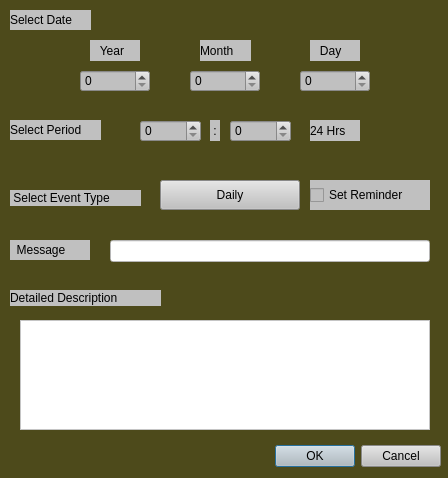
<?xml version="1.0" encoding="UTF-8"?>
<ui version="4.0">
 <class>memo_save</class>
 <widget class="QDialog" name="memo_save">
  <property name="geometry">
   <rect>
    <x>0</x>
    <y>0</y>
    <width>448</width>
    <height>478</height>
   </rect>
  </property>
  <property name="windowTitle">
   <string>Dialog</string>
  </property>
  <property name="styleSheet">
   <string notr="true">background-color:rgba(76, 73, 25, 0.91);</string>
  </property>
  <widget class="QDialogButtonBox" name="buttonBox">
   <property name="geometry">
    <rect>
     <x>40</x>
     <y>440</y>
     <width>401</width>
     <height>32</height>
    </rect>
   </property>
   <property name="styleSheet">
    <string notr="true">background-color:rgba(192,192,192,1);</string>
   </property>
   <property name="orientation">
    <enum>Qt::Horizontal</enum>
   </property>
   <property name="standardButtons">
    <set>QDialogButtonBox::Cancel|QDialogButtonBox::Ok</set>
   </property>
  </widget>
  <widget class="QSpinBox" name="spinBox_year">
   <property name="geometry">
    <rect>
     <x>80</x>
     <y>70</y>
     <width>70</width>
     <height>22</height>
    </rect>
   </property>
   <property name="styleSheet">
    <string notr="true">background-color:rgba(192,192,192,1);</string>
   </property>
  </widget>
  <widget class="QSpinBox" name="spinBox_month">
   <property name="geometry">
    <rect>
     <x>190</x>
     <y>70</y>
     <width>70</width>
     <height>22</height>
    </rect>
   </property>
   <property name="styleSheet">
    <string notr="true">background-color:rgba(192,192,192,1);</string>
   </property>
  </widget>
  <widget class="QSpinBox" name="spinBox_date">
   <property name="geometry">
    <rect>
     <x>300</x>
     <y>70</y>
     <width>70</width>
     <height>22</height>
    </rect>
   </property>
   <property name="styleSheet">
    <string notr="true">background-color:rgba(192,192,192,1);</string>
   </property>
  </widget>
  <widget class="QLabel" name="label">
   <property name="geometry">
    <rect>
     <x>10</x>
     <y>10</y>
     <width>81</width>
     <height>20</height>
    </rect>
   </property>
   <property name="styleSheet">
    <string notr="true">background-color:rgba(192,192,192,1);</string>
   </property>
   <property name="text">
    <string>Select Date</string>
   </property>
  </widget>
  <widget class="QLabel" name="label_2">
   <property name="geometry">
    <rect>
     <x>90</x>
     <y>40</y>
     <width>50</width>
     <height>21</height>
    </rect>
   </property>
   <property name="styleSheet">
    <string notr="true">background-color:rgba(192,192,192,1);</string>
   </property>
   <property name="text">
    <string>   Year</string>
   </property>
  </widget>
  <widget class="QLabel" name="label_3">
   <property name="geometry">
    <rect>
     <x>200</x>
     <y>40</y>
     <width>51</width>
     <height>21</height>
    </rect>
   </property>
   <property name="styleSheet">
    <string notr="true">background-color:rgba(192,192,192,1);</string>
   </property>
   <property name="text">
    <string>Month</string>
   </property>
  </widget>
  <widget class="QLabel" name="label_4">
   <property name="geometry">
    <rect>
     <x>310</x>
     <y>40</y>
     <width>50</width>
     <height>21</height>
    </rect>
   </property>
   <property name="styleSheet">
    <string notr="true">background-color:rgba(192,192,192,1);</string>
   </property>
   <property name="text">
    <string>   Day</string>
   </property>
  </widget>
  <widget class="QLabel" name="label_5">
   <property name="geometry">
    <rect>
     <x>10</x>
     <y>120</y>
     <width>91</width>
     <height>20</height>
    </rect>
   </property>
   <property name="styleSheet">
    <string notr="true">background-color:rgba(192,192,192,1);</string>
   </property>
   <property name="text">
    <string>Select Period</string>
   </property>
  </widget>
  <widget class="QSpinBox" name="spinBox_hour">
   <property name="geometry">
    <rect>
     <x>140</x>
     <y>120</y>
     <width>61</width>
     <height>22</height>
    </rect>
   </property>
   <property name="styleSheet">
    <string notr="true">background-color:rgba(192,192,192,1);</string>
   </property>
  </widget>
  <widget class="QSpinBox" name="spinBox_minute">
   <property name="geometry">
    <rect>
     <x>230</x>
     <y>120</y>
     <width>61</width>
     <height>22</height>
    </rect>
   </property>
   <property name="styleSheet">
    <string notr="true">background-color:rgba(192,192,192,1);</string>
   </property>
  </widget>
  <widget class="QLabel" name="label_6">
   <property name="geometry">
    <rect>
     <x>210</x>
     <y>120</y>
     <width>10</width>
     <height>21</height>
    </rect>
   </property>
   <property name="styleSheet">
    <string notr="true">background-color:rgba(192,192,192,1);</string>
   </property>
   <property name="text">
    <string> :</string>
   </property>
  </widget>
  <widget class="QLabel" name="label_7">
   <property name="geometry">
    <rect>
     <x>10</x>
     <y>190</y>
     <width>131</width>
     <height>16</height>
    </rect>
   </property>
   <property name="styleSheet">
    <string notr="true">background-color:rgba(192,192,192,1);</string>
   </property>
   <property name="text">
    <string> Select Event Type</string>
   </property>
  </widget>
  <widget class="QLabel" name="label_8">
   <property name="geometry">
    <rect>
     <x>10</x>
     <y>240</y>
     <width>80</width>
     <height>20</height>
    </rect>
   </property>
   <property name="styleSheet">
    <string notr="true">background-color:rgba(192,192,192,1);</string>
   </property>
   <property name="text">
    <string>  Message</string>
   </property>
  </widget>
  <widget class="QLineEdit" name="lineEdit_info">
   <property name="geometry">
    <rect>
     <x>110</x>
     <y>240</y>
     <width>320</width>
     <height>22</height>
    </rect>
   </property>
   <property name="styleSheet">
    <string notr="true">background-color:rgba(255,255,255,1);
</string>
   </property>
  </widget>
  <widget class="QTextEdit" name="textEdit_info">
   <property name="geometry">
    <rect>
     <x>20</x>
     <y>320</y>
     <width>410</width>
     <height>110</height>
    </rect>
   </property>
   <property name="styleSheet">
    <string notr="true">background-color:rgba(255,255,255,1);
</string>
   </property>
  </widget>
  <widget class="QLabel" name="label_9">
   <property name="geometry">
    <rect>
     <x>10</x>
     <y>290</y>
     <width>151</width>
     <height>16</height>
    </rect>
   </property>
   <property name="styleSheet">
    <string notr="true">background-color:rgba(192,192,192,1);</string>
   </property>
   <property name="text">
    <string>Detailed Description</string>
   </property>
  </widget>
  <widget class="QPushButton" name="pushButton_type">
   <property name="geometry">
    <rect>
     <x>160</x>
     <y>180</y>
     <width>140</width>
     <height>30</height>
    </rect>
   </property>
   <property name="styleSheet">
    <string notr="true">background-color:rgba(192,192,192,1);</string>
   </property>
   <property name="text">
    <string>Daily</string>
   </property>
  </widget>
  <widget class="QLabel" name="label_10">
   <property name="geometry">
    <rect>
     <x>310</x>
     <y>120</y>
     <width>50</width>
     <height>21</height>
    </rect>
   </property>
   <property name="styleSheet">
    <string notr="true">background-color:rgba(192,192,192,1);</string>
   </property>
   <property name="text">
    <string>24 Hrs</string>
   </property>
  </widget>
  <widget class="QCheckBox" name="checkBox">
   <property name="geometry">
    <rect>
     <x>310</x>
     <y>180</y>
     <width>120</width>
     <height>30</height>
    </rect>
   </property>
   <property name="styleSheet">
    <string notr="true">background-color:rgba(192,192,192,1);</string>
   </property>
   <property name="text">
    <string>Set Reminder</string>
   </property>
  </widget>
  <action name="actiontype_richang">
   <property name="text">
    <string>type_richang</string>
   </property>
   <property name="toolTip">
    <string>type_richang</string>
   </property>
  </action>
  <action name="actiontype_xuexi">
   <property name="text">
    <string>type_xuexi</string>
   </property>
   <property name="toolTip">
    <string>type_xuexi</string>
   </property>
  </action>
  <action name="actiontype_yule">
   <property name="text">
    <string>type_yule</string>
   </property>
   <property name="toolTip">
    <string>type_yule</string>
   </property>
  </action>
  <action name="actiontype_qita">
   <property name="text">
    <string>type_qita</string>
   </property>
   <property name="toolTip">
    <string>type_qita</string>
   </property>
  </action>
 </widget>
 <resources/>
 <connections>
  <connection>
   <sender>buttonBox</sender>
   <signal>accepted()</signal>
   <receiver>memo_save</receiver>
   <slot>accept()</slot>
   <hints>
    <hint type="sourcelabel">
     <x>248</x>
     <y>254</y>
    </hint>
    <hint type="destinationlabel">
     <x>157</x>
     <y>274</y>
    </hint>
   </hints>
  </connection>
  <connection>
   <sender>buttonBox</sender>
   <signal>rejected()</signal>
   <receiver>memo_save</receiver>
   <slot>reject()</slot>
   <hints>
    <hint type="sourcelabel">
     <x>316</x>
     <y>260</y>
    </hint>
    <hint type="destinationlabel">
     <x>286</x>
     <y>274</y>
    </hint>
   </hints>
  </connection>
 </connections>
</ui>
